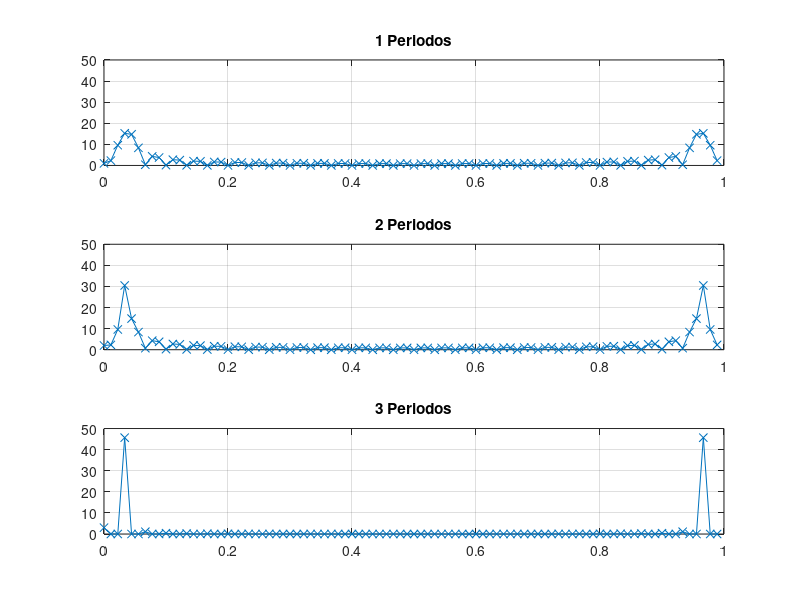

Source code (MATLAB):
function aula3_exercicio2()
n = 0:1/29:1;         %30 amostras
f = 1;           % frequencia fundamental
w = 2 * pi * f;


    x1 = cos(w*n); % Sinal
    x2 = [x1 x1]; % Sinal
    x3 = [x1 x1 x1]; % Sinal

N = 90;

X1 = abs(fft(x1,N)); %FFT do sinal amostrado X, de tamanho N
X2 = abs(fft(x2,N));
X3 = abs(fft(x3,N));

S = [0: (N -1)]/N; % Definicao da escala de frequencias de 0 a 1-1/N

subplot(3,1,1);
plot(S,X1,'-x'), title('1 Periodos'), axis([0 1 0 50]), grid on;

subplot(3,1,2);
plot(S,X2,'-x'), title('2 Periodos'), axis([0 1 0 50]), grid on;

subplot(3,1,3);
plot(S,X3,'-x'), title('3 Periodos'), axis([0 1 0 50]), grid on;
